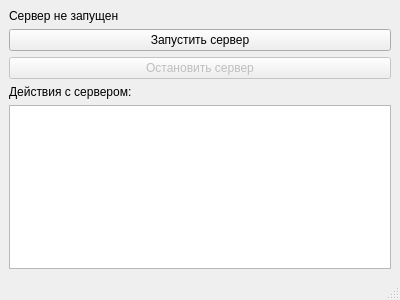
<?xml version="1.0" encoding="UTF-8"?>
<ui version="4.0">
 <class>MainWindow</class>
 <widget class="QMainWindow" name="MainWindow">
  <property name="geometry">
   <rect>
    <x>0</x>
    <y>0</y>
    <width>400</width>
    <height>300</height>
   </rect>
  </property>
  <property name="windowTitle">
   <string>Серверное приложение</string>
  </property>
  <widget class="QWidget" name="centralwidget">
   <layout class="QVBoxLayout" name="verticalLayout">
    <item>
     <widget class="QLabel" name="statusLabel">
      <property name="text">
       <string>Сервер не запущен</string>
      </property>
     </widget>
    </item>
    <item>
     <widget class="QPushButton" name="startButton">
      <property name="text">
       <string>Запустить сервер</string>
      </property>
     </widget>
    </item>
    <item>
     <widget class="QPushButton" name="stopButton">
      <property name="enabled">
       <bool>false</bool>
      </property>
      <property name="text">
       <string>Остановить сервер</string>
      </property>
     </widget>
    </item>
    <item>
     <widget class="QLabel" name="deviceListLabel">
      <property name="text">
       <string>Действия с сервером:</string>
      </property>
     </widget>
    </item>
    <item>
     <widget class="QListWidget" name="deviceListWidget"/>
    </item>
   </layout>
  </widget>
  <widget class="QMenuBar" name="menubar">
   <property name="geometry">
    <rect>
     <x>0</x>
     <y>0</y>
     <width>400</width>
     <height>21</height>
    </rect>
   </property>
  </widget>
  <widget class="QStatusBar" name="statusbar"/>
 </widget>
 <resources/>
 <connections/>
</ui>
